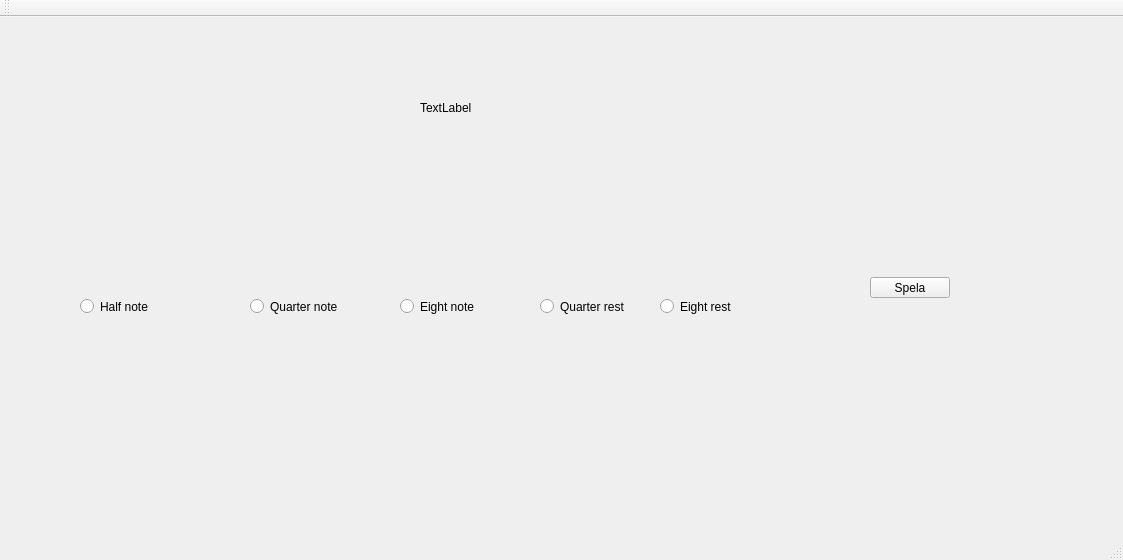
<?xml version="1.0" encoding="UTF-8"?>
<ui version="4.0">
 <class>Kompositor</class>
 <widget class="QMainWindow" name="Kompositor">
  <property name="geometry">
   <rect>
    <x>0</x>
    <y>0</y>
    <width>1123</width>
    <height>560</height>
   </rect>
  </property>
  <property name="windowTitle">
   <string>Kompositor</string>
  </property>
  <widget class="QWidget" name="centralWidget">
   <widget class="QLabel" name="notblad">
    <property name="geometry">
     <rect>
      <x>100</x>
      <y>300</y>
      <width>931</width>
      <height>143</height>
     </rect>
    </property>
    <property name="text">
     <string/>
    </property>
    <property name="pixmap">
     <pixmap resource="resources.qrc">:/images/notblad.png</pixmap>
    </property>
   </widget>
   <widget class="QLabel" name="half">
    <property name="geometry">
     <rect>
      <x>110</x>
      <y>200</y>
      <width>41</width>
      <height>71</height>
     </rect>
    </property>
    <property name="text">
     <string/>
    </property>
    <property name="pixmap">
     <pixmap resource="resources.qrc">:/images/half.png</pixmap>
    </property>
   </widget>
   <widget class="QLabel" name="eight">
    <property name="geometry">
     <rect>
      <x>420</x>
      <y>200</y>
      <width>41</width>
      <height>71</height>
     </rect>
    </property>
    <property name="text">
     <string/>
    </property>
    <property name="pixmap">
     <pixmap resource="resources.qrc">:/images/eight.png</pixmap>
    </property>
   </widget>
   <widget class="QLabel" name="quarter_rest">
    <property name="geometry">
     <rect>
      <x>580</x>
      <y>220</y>
      <width>20</width>
      <height>51</height>
     </rect>
    </property>
    <property name="text">
     <string/>
    </property>
    <property name="pixmap">
     <pixmap resource="resources.qrc">:/images/quaterrest.png</pixmap>
    </property>
   </widget>
   <widget class="QLabel" name="eight_rest">
    <property name="geometry">
     <rect>
      <x>700</x>
      <y>180</y>
      <width>21</width>
      <height>111</height>
     </rect>
    </property>
    <property name="text">
     <string/>
    </property>
    <property name="pixmap">
     <pixmap resource="resources.qrc">:/images/eightrest.png</pixmap>
    </property>
   </widget>
   <widget class="QRadioButton" name="half_Button">
    <property name="geometry">
     <rect>
      <x>80</x>
      <y>280</y>
      <width>84</width>
      <height>19</height>
     </rect>
    </property>
    <property name="text">
     <string>Half note</string>
    </property>
   </widget>
   <widget class="QRadioButton" name="quarter_button">
    <property name="geometry">
     <rect>
      <x>250</x>
      <y>280</y>
      <width>101</width>
      <height>19</height>
     </rect>
    </property>
    <property name="text">
     <string>Quarter note</string>
    </property>
   </widget>
   <widget class="QRadioButton" name="eight_button">
    <property name="geometry">
     <rect>
      <x>400</x>
      <y>280</y>
      <width>84</width>
      <height>19</height>
     </rect>
    </property>
    <property name="text">
     <string>Eight note</string>
    </property>
   </widget>
   <widget class="QRadioButton" name="quarter_rest_button">
    <property name="geometry">
     <rect>
      <x>540</x>
      <y>280</y>
      <width>101</width>
      <height>19</height>
     </rect>
    </property>
    <property name="text">
     <string>Quarter rest</string>
    </property>
   </widget>
   <widget class="QRadioButton" name="eight_rest_button">
    <property name="geometry">
     <rect>
      <x>660</x>
      <y>280</y>
      <width>101</width>
      <height>19</height>
     </rect>
    </property>
    <property name="text">
     <string>Eight rest</string>
    </property>
   </widget>
   <widget class="QPushButton" name="play_button">
    <property name="geometry">
     <rect>
      <x>870</x>
      <y>260</y>
      <width>80</width>
      <height>21</height>
     </rect>
    </property>
    <property name="text">
     <string>Spela</string>
    </property>
   </widget>
   <widget class="QLabel" name="quarter">
    <property name="geometry">
     <rect>
      <x>280</x>
      <y>200</y>
      <width>31</width>
      <height>71</height>
     </rect>
    </property>
    <property name="text">
     <string/>
    </property>
    <property name="pixmap">
     <pixmap resource="resources.qrc">:/images/quater.png</pixmap>
    </property>
   </widget>
   <widget class="QLabel" name="Stupid_test_for_self">
    <property name="geometry">
     <rect>
      <x>420</x>
      <y>70</y>
      <width>211</width>
      <height>41</height>
     </rect>
    </property>
    <property name="text">
     <string>TextLabel</string>
    </property>
   </widget>
  </widget>
  <widget class="QMenuBar" name="menuBar">
   <property name="geometry">
    <rect>
     <x>0</x>
     <y>0</y>
     <width>1123</width>
     <height>20</height>
    </rect>
   </property>
  </widget>
  <widget class="QToolBar" name="mainToolBar">
   <attribute name="toolBarArea">
    <enum>TopToolBarArea</enum>
   </attribute>
   <attribute name="toolBarBreak">
    <bool>false</bool>
   </attribute>
  </widget>
  <widget class="QStatusBar" name="statusBar"/>
 </widget>
 <layoutdefault spacing="6" margin="11"/>
 <resources>
  <include location="resources.qrc"/>
 </resources>
 <connections/>
</ui>
